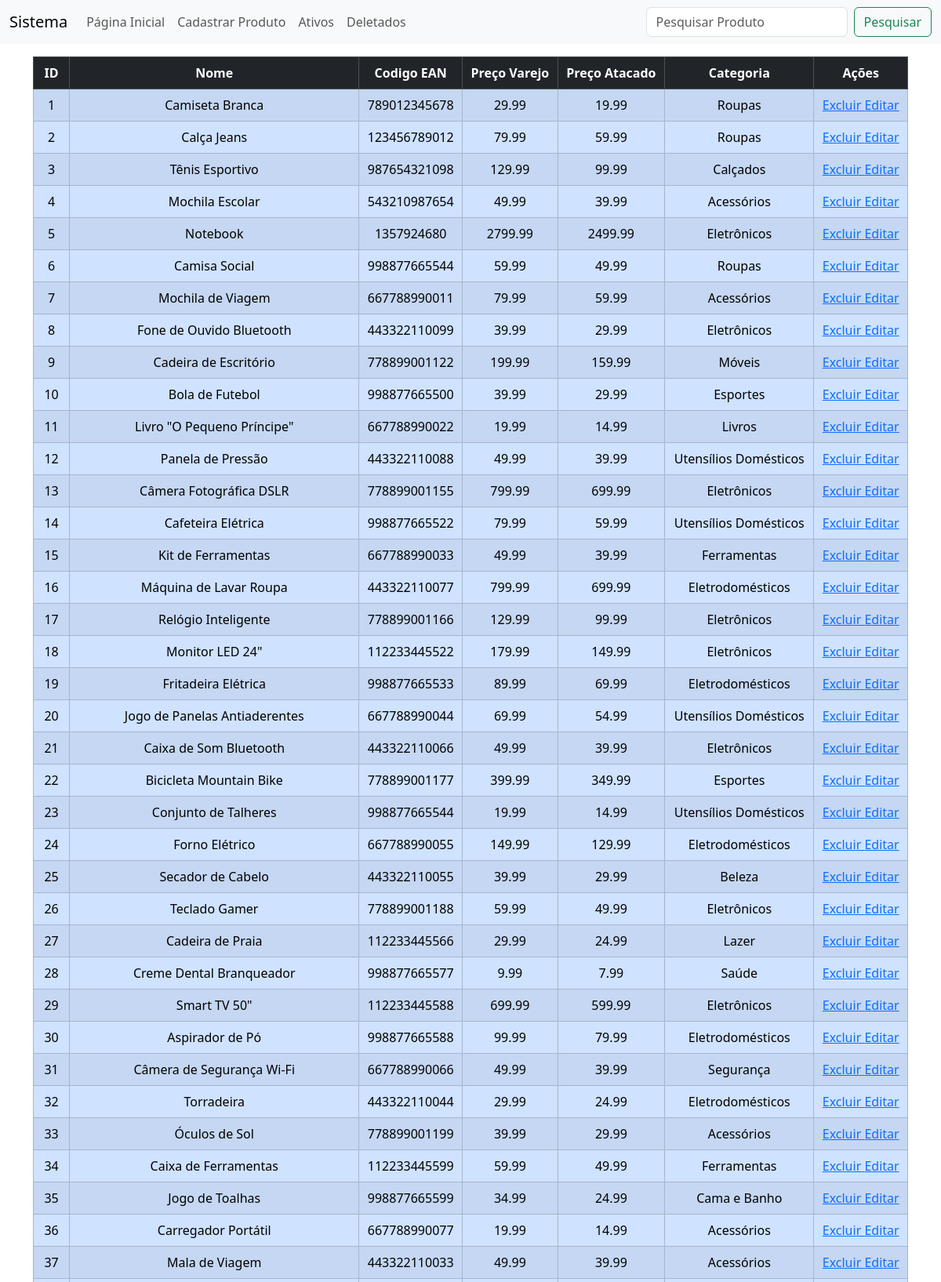
The page /?page=products (upper part) on the database its author committed.
### tables this page shows
CREATE TABLE `produtos` (
    id INT AUTO_INCREMENT PRIMARY KEY,
    nome VARCHAR(60),
    codigoBarras VARCHAR(12),
    preco1 DECIMAL(10, 2),
    preco2 DECIMAL(10, 2),
    descricao TEXT,
    categoria VARCHAR(100),
    isdeleted CHAR(1)
);

### index.php (called while the page is built)
<?php
    include_once 'validate.php';
    function pageContent(){
        validatePages();
    }
    include_once 'layout.php';
?>

### crud.php (called while the page is built, shortened)
<?php
    include_once 'conexao.php';
    function selecionar($tabela, $campos, $filtros , $extra){
        $query = "SELECT ";
        if(is_null($campos)){
            $query .= "* ";
        }else{
            foreach($campos as $campo){
                $query .= "`$campo`, ";
            }
            $query = substr($query, 0, -2 );
        }
        $query .= " FROM `$tabela` ";
        global $conexao;
        $resultado = mysqli_query($conexao, $query) or die(mysqli_error($conexao));
        $data = array();
        while($linha = mysqli_fetch_assoc($resultado)){
            $data[] = $linha;
        }
        return $data;
    }

### product/products.php (the view, shortened to what this page needs)
<?php
    $dados = selecionar("produtos", null, null, null);
?>
    <table id="example" class="table table-bordered table-hover table-striped">
        <thead class="table-dark">
            <th>ID</th>
            <th>Nome</th>
            <th>Codigo EAN</th>
            <th>Preço Varejo</th>
            <th>Preço Atacado</th>
            <th>Categoria</th>
            <th> Ações </th>
        </thead>
        <tbody class="table-primary">
            <?php foreach($dados as $linha): ?>
                <?php if($linha['isdeleted']==''): ?>
                    <tr>
                        <td> <?= $linha['id'] ?></td>
                        <td> <?= $linha['nome'] ?></td>
                        <td> <?= $linha['codigoBarras'] ?></td>
                        <td> <?= $linha['preco1'] ?></td>
                        <td> <?= $linha['preco2'] ?></td>
                        <td> <?= $linha['categoria'] ?></td>
                        <td>
                            <a href="?page=products&id=<?= $linha['id'] ?>&isdeleted=<?= $linha['isdeleted']?>"> Excluir </a>
                            <?php
                                $acessToken = base64_encode($linha['id']);
                            ?>
                            <a href="?page=editProduct&token=<?= $acessToken?>"> Editar </a>
                        </td>
                    </tr>
                <?php endif; ?>
            <?php endforeach;?>
        </tbody>
    </table>

### layout.php (shortened to what this page needs)
<!DOCTYPE html>
<html lang="en">
<head>
    <link rel="stylesheet" href="css/bootstrap.css">
</head>
<body>
    <?php include_once 'components/navbar.php'; ?>
    <div class="container">
        <div class="row">
            <div class="col-12 text-center">
                <p>
                    <?php pageContent(); ?>
                </p>
            </div>
        </div>
    </div>
</body>
</html>

### components/navbar.php (shortened to what this page needs)
<nav class="navbar navbar-expand-lg bg-light">
    <div class="container-fluid">
        <a class="navbar-brand">Sistema</a>
        <div class="collapse navbar-collapse" id="navbarSupportedContent">
        <ul class="navbar-nav me-auto mb-2 mb-lg-0">
            <li class="nav-item">
                <a class="nav-link " href="?page=main">Página Inicial</a>
            </li>
            <li class="nav-item">
                <a class="nav-link " href="?page=cadastrarProduto">Cadastrar Produto</a>
            </li>
            <li class="nav-item">
                <a class="nav-link " href="?page=products">Ativos</a>
            </li>
            <li class="nav-item">
                <a class="nav-link " href="?page=deletedProd">Deletados</a>
            </li>
        </ul>
        <form class="d-flex" role="search" action="search/result.php" method="post">
            <input class="form-control me-2" type="search" name="search" placeholder="Pesquisar Produto" aria-label="Search">
            <button class="btn btn-outline-success" type="submit" data-bs-target="#exampleModalToggle" data-bs-toggle="modal">Pesquisar</button>
        </form>
        </div>
    </div>
</nav>

### validate.php (shortened to what this page needs)
<?php
    require_once 'conexao.php';
    include_once 'crud.php';
    function validatePages(){
        if(!isset($_GET['page'])){
            require_once 'main.php';
        }else{
            switch($_GET['page']){
                case "products":
                    require_once 'product/products.php';
                break;
            }
        }
    }
?>

### rows shown on the page
produtos: id "1", nome "Camiseta Branca", codigoBarras "789012345678", preco1 "29.99", preco2 "19.99", categoria "Roupas"
produtos: id "2", nome "Calça Jeans", codigoBarras "123456789012", preco1 "79.99", preco2 "59.99", categoria "Roupas"
produtos: id "3", nome "Tênis Esportivo", codigoBarras "987654321098", preco1 "129.99", preco2 "99.99", categoria "Calçados"
produtos: id "4", nome "Mochila Escolar", codigoBarras "543210987654", preco1 "49.99", preco2 "39.99", categoria "Acessórios"
produtos: id "5", nome "Notebook", codigoBarras "1357924680", preco1 "2799.99", preco2 "2499.99", categoria "Eletrônicos"
produtos: id "6", nome "Camisa Social", codigoBarras "998877665544", preco1 "59.99", preco2 "49.99", categoria "Roupas"
produtos: id "7", nome "Mochila de Viagem", codigoBarras "667788990011", preco1 "79.99", preco2 "59.99", categoria "Acessórios"
produtos: id "8", nome "Fone de Ouvido Bluetooth", codigoBarras "443322110099", preco1 "39.99", preco2 "29.99", categoria "Eletrônicos"
produtos: id "9", nome "Cadeira de Escritório", codigoBarras "778899001122", preco1 "199.99", preco2 "159.99", categoria "Móveis"
produtos: id "10", nome "Bola de Futebol", codigoBarras "998877665500", preco1 "39.99", preco2 "29.99", categoria "Esportes"
produtos: id "11", nome "Livro \"O Pequeno Príncipe\"", codigoBarras "667788990022", preco1 "19.99", preco2 "14.99", categoria "Livros"
produtos: id "12", nome "Panela de Pressão", codigoBarras "443322110088", preco1 "49.99", preco2 "39.99", categoria "Utensílios Domésticos"
produtos: id "13", nome "Câmera Fotográfica DSLR", codigoBarras "778899001155", preco1 "799.99", preco2 "699.99", categoria "Eletrônicos"
produtos: id "14", nome "Cafeteira Elétrica", codigoBarras "998877665522", preco1 "79.99", preco2 "59.99", categoria "Utensílios Domésticos"
produtos: id "15", nome "Kit de Ferramentas", codigoBarras "667788990033", preco1 "49.99", preco2 "39.99", categoria "Ferramentas"
produtos: id "16", nome "Máquina de Lavar Roupa", codigoBarras "443322110077", preco1 "799.99", preco2 "699.99", categoria "Eletrodomésticos"
produtos: id "17", nome "Relógio Inteligente", codigoBarras "778899001166", preco1 "129.99", preco2 "99.99", categoria "Eletrônicos"
produtos: id "18", nome "Monitor LED 24\"", codigoBarras "112233445522", preco1 "179.99", preco2 "149.99", categoria "Eletrônicos"
produtos: id "19", nome "Fritadeira Elétrica", codigoBarras "998877665533", preco1 "89.99", preco2 "69.99", categoria "Eletrodomésticos"
produtos: id "20", nome "Jogo de Panelas Antiaderentes", codigoBarras "667788990044", preco1 "69.99", preco2 "54.99", categoria "Utensílios Domésticos"
produtos: id "21", nome "Caixa de Som Bluetooth", codigoBarras "443322110066", preco1 "49.99", preco2 "39.99", categoria "Eletrônicos"
produtos: id "22", nome "Bicicleta Mountain Bike", codigoBarras "778899001177", preco1 "399.99", preco2 "349.99", categoria "Esportes"
produtos: id "23", nome "Conjunto de Talheres", codigoBarras "998877665544", preco1 "19.99", preco2 "14.99", categoria "Utensílios Domésticos"
produtos: id "24", nome "Forno Elétrico", codigoBarras "667788990055", preco1 "149.99", preco2 "129.99", categoria "Eletrodomésticos"
produtos: id "25", nome "Secador de Cabelo", codigoBarras "443322110055", preco1 "39.99", preco2 "29.99", categoria "Beleza"
produtos: id "26", nome "Teclado Gamer", codigoBarras "778899001188", preco1 "59.99", preco2 "49.99", categoria "Eletrônicos"
produtos: id "27", nome "Cadeira de Praia", codigoBarras "112233445566", preco1 "29.99", preco2 "24.99", categoria "Lazer"
produtos: id "28", nome "Creme Dental Branqueador", codigoBarras "998877665577", preco1 "9.99", preco2 "7.99", categoria "Saúde"
produtos: id "29", nome "Smart TV 50\"", codigoBarras "112233445588", preco1 "699.99", preco2 "599.99", categoria "Eletrônicos"
produtos: id "30", nome "Aspirador de Pó", codigoBarras "998877665588", preco1 "99.99", preco2 "79.99", categoria "Eletrodomésticos"
produtos: id "31", nome "Câmera de Segurança Wi-Fi", codigoBarras "667788990066", preco1 "49.99", preco2 "39.99", categoria "Segurança"
produtos: id "32", nome "Torradeira", codigoBarras "443322110044", preco1 "29.99", preco2 "24.99", categoria "Eletrodomésticos"
produtos: id "33", nome "Óculos de Sol", codigoBarras "778899001199", preco1 "39.99", preco2 "29.99", categoria "Acessórios"
produtos: id "34", nome "Caixa de Ferramentas", codigoBarras "112233445599", preco1 "59.99", preco2 "49.99", categoria "Ferramentas"
produtos: id "35", nome "Jogo de Toalhas", codigoBarras "998877665599", preco1 "34.99", preco2 "24.99", categoria "Cama e Banho"
produtos: id "36", nome "Carregador Portátil", codigoBarras "667788990077", preco1 "19.99", preco2 "14.99", categoria "Acessórios"
produtos: id "37", nome "Mala de Viagem", codigoBarras "443322110033", preco1 "49.99", preco2 "39.99", categoria "Acessórios"
